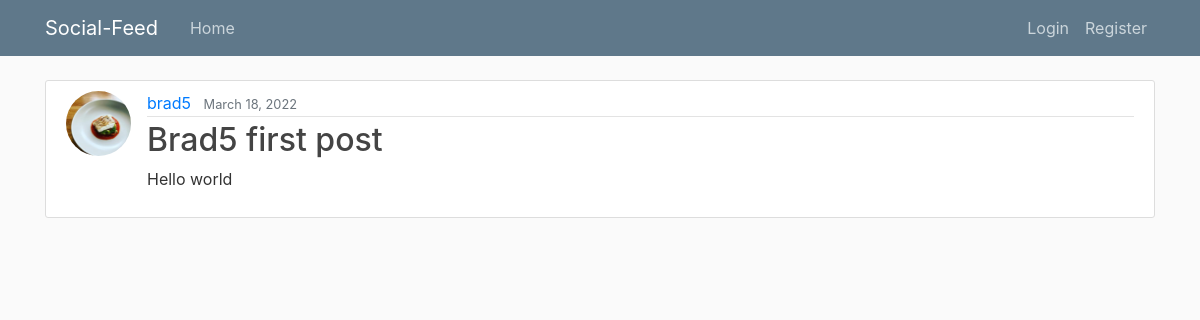
Screenshot of /post/7/ with the database file from the repository.
### feed/models.py (models this page shows, shortened)
class Post(models.Model):
    title = models.CharField(max_length=100)
    content = models.TextField(max_length=200)
    date_posted = models.DateTimeField(default=timezone.now)
    author = models.ForeignKey(User, on_delete=models.CASCADE)

### users/models.py (models this page shows, shortened)
class Profile(models.Model):
    user = models.OneToOneField(User, on_delete=models.CASCADE)
    image = models.ImageField(default='default.jpeg', upload_to='profile_pics')

### feed/views.py (the view)
# urls.py: path("post/<int:pk>/", PostDetailView.as_view(), name="post-detail"),
class PostDetailView(DetailView):
    model = Post

### feed/templates/feed/post_detail.html (shortened to what this page needs)
{% extends "feed/base.html" %}
{% block content %}
  <article class="media content-section">
    <img class="rounded-circle article-img" src="{{ object.author.profile.image.url }}">
    <div class="media-body">
      <div class="article-metadata">
        <a class="mr-2" href="#">{{ object.author }}</a>
        <small class="text-muted">{{ object.date_posted|date:"F d, Y" }}</small>
      </div>
      <h2 class="article-title">{{ object.title }}</h2>
      <p class="article-content">{{ object.content }}</p>
    </div>
  </article>
{% endblock content %}

### feed/static/feed/main.css (style rules this page uses)
body { background: #fafafa; color: #333333; margin-top: 5rem; }
h1, h2, h3, h4, h5, h6 { color: #444444; }
.content-section { background: #ffffff; padding: 10px 20px; border: 1px solid #dddddd; border-radius: 3px; margin-bottom: 20px; }
.article-title { color: #444444; }
.article-content { white-space: pre-line; }
.article-img { height: 65px; width: 65px; margin-right: 16px; }
.article-metadata { padding-bottom: 1px; margin-bottom: 4px; border-bottom: 1px solid #e3e3e3 }

### rows the page displays
Post: author.profile.image (picture), author "brad5", date_posted "March 18, 2022", title "Brad5 first post", content "Hello world"
